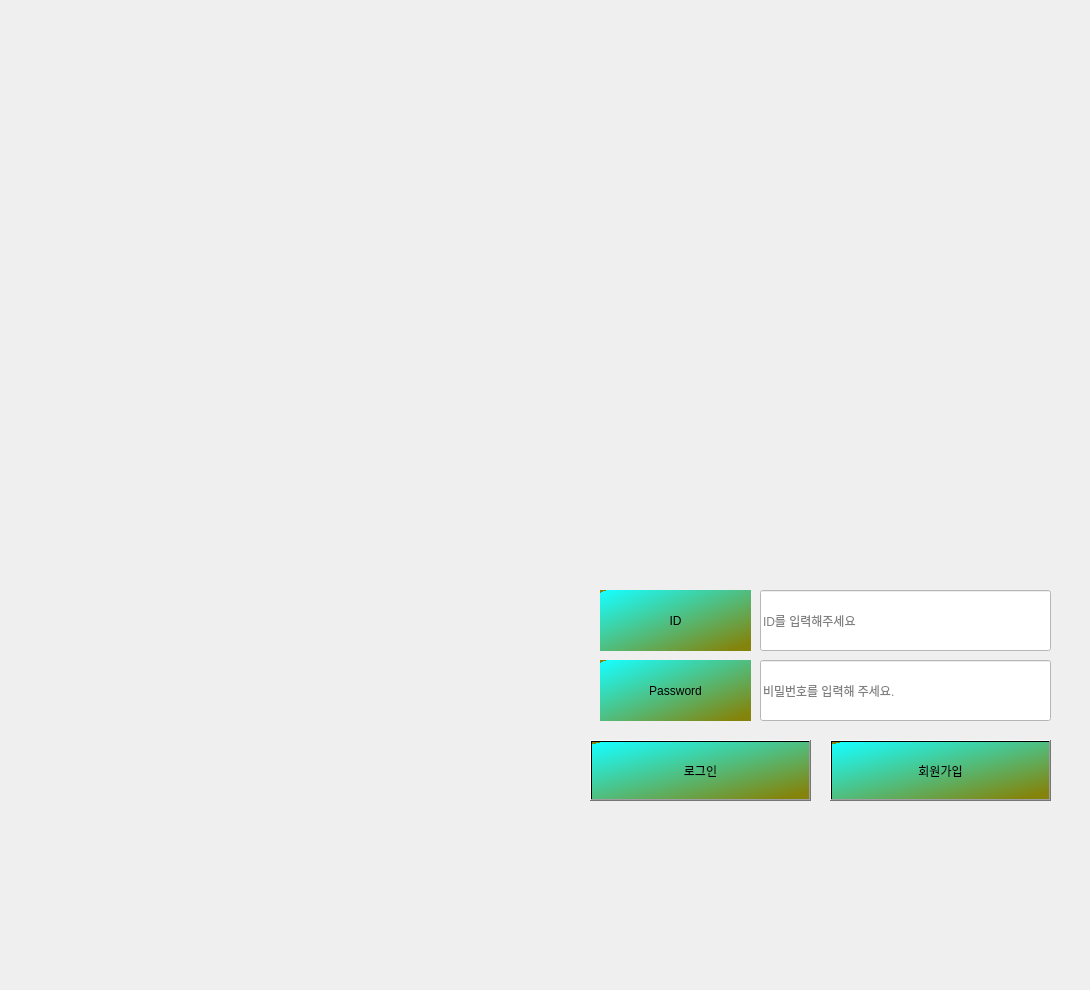
    <widget class="QWidget" name="tab">
     <attribute name="title">
      <string>로그인</string>
     </attribute>
     <widget class="QLabel" name="label">
      <property name="geometry">
       <rect>
        <x>0</x>
        <y>0</y>
        <width>1081</width>
        <height>981</height>
       </rect>
      </property>
      <property name="text">
       <string/>
      </property>
      <property name="pixmap">
       <pixmap>백두대간학습.png</pixmap>
      </property>
      <property name="scaledContents">
       <bool>true</bool>
      </property>
     </widget>
     <widget class="QPushButton" name="login_btn">
      <property name="geometry">
       <rect>
        <x>590</x>
        <y>740</y>
        <width>221</width>
        <height>61</height>
       </rect>
      </property>
      <property name="styleSheet">
       <string notr="true">QPushButton{
font: 25pt &quot;Cambria&quot;;
background-color: qlineargradient(spread:repeat, x1:0.023, y1:0.0227273, x2:0.994318, y2:1, stop:0 rgba(23, 253, 253, 255), stop:0.931818 rgba(132, 132, 12, 255));
}</string>
      </property>
      <property name="text">
       <string>로그인</string>
      </property>
     </widget>
     <widget class="QPushButton" name="signup_btn">
      <property name="geometry">
       <rect>
        <x>830</x>
        <y>740</y>
        <width>221</width>
        <height>61</height>
       </rect>
      </property>
      <property name="styleSheet">
       <string notr="true">QPushButton{
font: 25pt &quot;Cambria&quot;;
background-color: qlineargradient(spread:repeat, x1:0.023, y1:0.0227273, x2:0.994318, y2:1, stop:0 rgba(23, 253, 253, 255), stop:0.931818 rgba(132, 132, 12, 255));
}</string>
      </property>
      <property name="text">
       <string>회원가입</string>
      </property>
     </widget>
     <widget class="QLabel" name="label_5">
      <property name="geometry">
       <rect>
        <x>600</x>
        <y>590</y>
        <width>151</width>
        <height>61</height>
       </rect>
      </property>
      <property name="styleSheet">
       <string notr="true">background-color: qlineargradient(spread:repeat, x1:0.023, y1:0.0227273, x2:0.994318, y2:1, stop:0 rgba(23, 253, 253, 255), stop:0.931818 rgba(132, 132, 12, 255));
font: 25pt &quot;Cambria&quot;;</string>
      </property>
      <property name="text">
       <string>ID</string>
      </property>
      <property name="alignment">
       <set>Qt::AlignCenter</set>
      </property>
     </widget>
     <widget class="QLineEdit" name="student_id">
      <property name="geometry">
       <rect>
        <x>760</x>
        <y>590</y>
        <width>291</width>
        <height>61</height>
       </rect>
      </property>
      <property name="styleSheet">
       <string notr="true">background-color:rgb(255, 255, 255);
font: 15pt &quot;Cambria&quot;;</string>
      </property>
      <property name="text">
       <string/>
      </property>
      <property name="placeholderText">
       <string>ID를 입력해주세요</string>
      </property>
     </widget>
     <widget class="QLabel" name="label_6">
      <property name="geometry">
       <rect>
        <x>600</x>
        <y>660</y>
        <width>151</width>
        <height>61</height>
       </rect>
      </property>
      <property name="styleSheet">
       <string notr="true">background-color: qlineargradient(spread:repeat, x1:0.023, y1:0.0227273, x2:0.994318, y2:1, stop:0 rgba(23, 253, 253, 255), stop:0.931818 rgba(132, 132, 12, 255));
font: 25pt &quot;Cambria&quot;;</string>
      </property>
      <property name="text">
       <string>Password</string>
      </property>
      <property name="alignment">
       <set>Qt::AlignCenter</set>
      </property>
     </widget>
     <widget class="QLineEdit" name="student_password">
      <property name="geometry">
       <rect>
        <x>760</x>
        <y>660</y>
        <width>291</width>
        <height>61</height>
       </rect>
      </property>
      <property name="styleSheet">
       <string notr="true">background-color:rgb(255, 255, 255);
font: 15pt &quot;Cambria&quot;;</string>
      </property>
      <property name="text">
       <string/>
      </property>
      <property name="placeholderText">
       <string>비밀번호를 입력해 주세요.</string>
      </property>
     </widget>
    </widget>
